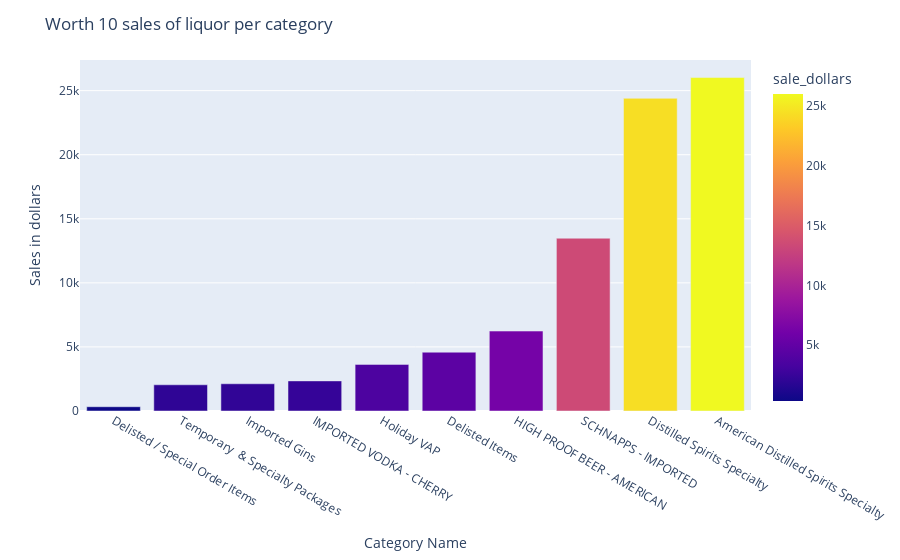

Notebook code cell kept with this figure:
### Code cell
plot_category = sales_category_month.fillna('NA').groupby(['category_name'])['sale_dollars'].sum().sort_values(ascending=True)
top_category = pd.DataFrame(plot_category.head(10))

fig_reg = px.bar(top_category,x=top_category.index, y='sale_dollars',color='sale_dollars')
fig_reg.update_layout(
    title="Worth 10 sales of liquor per category",
    xaxis_title="Category Name",
    yaxis_title="Sales in dollars",
    )
fig_reg.show()

### Figure 1 — Plotly figure (JSON) as saved in the notebook; plotly's stock layout.template omitted (floating-point values rounded to 4 significant figures)
{"data": [{"alignmentgroup": "True", "hovertemplate": "category_name=%{x}<br>sale_dollars=%{marker.color}<extra></extra>", "legendgroup": "", "marker": {"color": [333, 2045.0, 2124.0, 2349.0, 3638.0, 4590.0, 6238.0, 13480.0, 24400.0, 26020.0], "coloraxis": "coloraxis"}, "name": "", "offsetgroup": "", "orientation": "v", "showlegend": false, "textposition": "auto", "type": "bar", "x": ["Delisted / Special Order Items", "Temporary  & Specialty Packages", "Imported Gins", "IMPORTED VODKA - CHERRY", "Holiday VAP", "Delisted Items", "HIGH PROOF BEER - AMERICAN", "SCHNAPPS - IMPORTED", "Distilled Spirits Specialty", "American Distilled Spirits Specialty"], "xaxis": "x", "y": [333, 2045.0, 2124.0, 2349.0, 3638.0, 4590.0, 6238.0, 13480.0, 24400.0, 26020.0], "yaxis": "y"}], "layout": {"barmode": "relative", "coloraxis": {"colorbar": {"title": {"text": "sale_dollars"}}, "colorscale": [[0, "#0d0887"], [0.1111, "#46039f"], [0.2222, "#7201a8"], [0.3333, "#9c179e"], [0.4444, "#bd3786"], [0.5556, "#d8576b"], [0.6667, "#ed7953"], [0.7778, "#fb9f3a"], [0.8889, "#fdca26"], [1, "#f0f921"]]}, "legend": {"tracegroupgap": 0}, "margin": {"t": 60}, "title": {"text": "Worth 10 sales of liquor per category"}, "xaxis": {"anchor": "y", "domain": [0, 1], "title": {"text": "Category Name"}}, "yaxis": {"anchor": "x", "domain": [0, 1], "title": {"text": "Sales in dollars"}}}}
